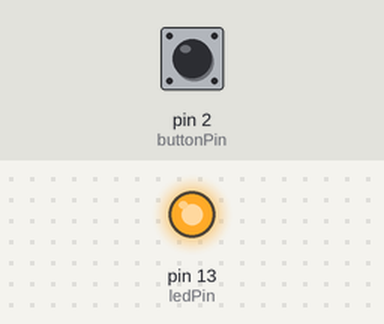
The sketch below on a simulated Arduino Uno, built with avr-gcc and run on an emulated ATmega328P. Parts: output pins drawn as LEDs (lit = HIGH). The inputs (shaded band) are chosen by the test bench; at power-on: pin 2 (buttonPin) HIGH.

Above: at 1.2 s.
1.3 s: pin 2 (buttonPin) pulled LOW for 0.15 s
At 2.2 s:
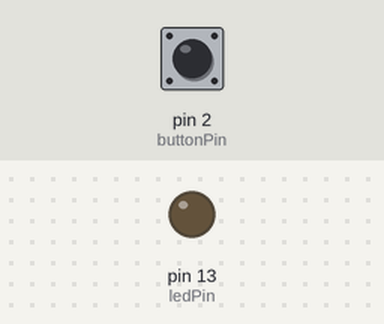
2.9 s: pin 2 (buttonPin) pulled LOW for 1 s
At 3.5 s:
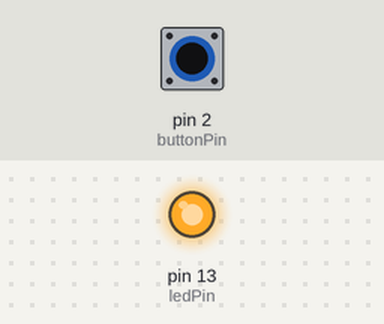
5.4 s: pin 2 (buttonPin) pulled LOW for 3.2 s
At 6.8 s:
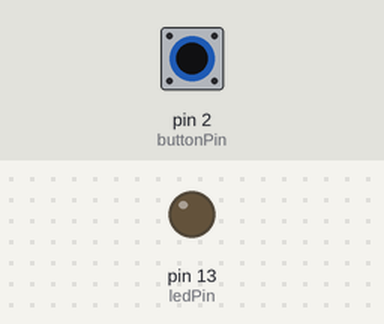
Timing chart, 0 to 8.9 s (numbered marks = the images above; inputs shaded):
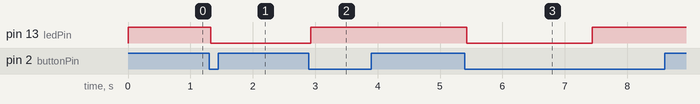

The sketch:

button.ino
```cpp
#include "timer.h"
#include "fsm_button.h"
#include "button_reading.h"

void setup()
{
  pinMode(ledPin, OUTPUT);
  pinMode(buttonPin, INPUT_PULLUP);
  digitalWrite(ledPin, LOW);
}

void loop() {
  button_reading();
  fsm_for_button();
  delay(10);
}
```

button_reading.cpp
```cpp
#include "button_reading.h"
#include "timer.h"
#include "Arduino.h"

#define DURATION_FOR_AUTO_INCREASING     2000/TIMER_CYCLE
#define DURATION_FOR_AUTO_CHANGE       2000/TIMER_CYCLE

int buttonBuffer;
int buttonState1;
int buttonState2;
int buttonState3;

int counterForButtonPress2s;
int flagForButtonPress2s;

int counterAutoChange = DURATION_FOR_AUTO_CHANGE;
int flagForAutoChange;

void button_reading(void){
    buttonState3 = buttonState2;
    buttonState2 = buttonState1;

    buttonState1 = digitalRead(buttonPin);

    if(buttonState1 == buttonState2 && buttonState2 == buttonState3){
      buttonBuffer = buttonState1;
    }
    if(buttonBuffer == LOW){
        if(counterForButtonPress2s < DURATION_FOR_AUTO_INCREASING){
          counterForButtonPress2s++;
        }
        else {
          flagForButtonPress2s = 1;
          counterAutoChange++;
          if(counterAutoChange >= DURATION_FOR_AUTO_CHANGE){
            flagForAutoChange = 1;
            counterAutoChange = 0;
          }
        }
      } else {
        counterForButtonPress2s = 0;
        flagForButtonPress2s = 0;

        counterAutoChange = DURATION_FOR_AUTO_CHANGE;
        flagForAutoChange = 0;
      }
}

bool is_button_pressed(){
  return (buttonBuffer == LOW);
}

bool is_button_pressed_2s(){
  return (flagForButtonPress2s == 1);
}

bool is_auto_change(){
  return (flagForAutoChange == 1);
}

void reset_flag_auto_change(){
  flagForAutoChange = 0;
}
```

button_reading.h
```cpp
#ifndef button_reading_h
#define button_reading_h

#define buttonPin 2

void button_reading();

bool is_button_pressed();

bool is_button_pressed_2s();

bool is_auto_change();

void reset_flag_auto_change();

#endif
```

fsm_button.cpp
```cpp
#include "fsm_button.h"
#include "button_reading.h"
#include "Arduino.h"
enum state{BUTTON_RELEASED, BUTTON_PRESSED, BUTTON_PRESSED_MORE_THAN_2_SECOND} ;

int ledState = LOW;

enum state stateButton = BUTTON_RELEASED;
void fsm_for_button( void ) {
  switch(stateButton){
    case BUTTON_RELEASED:
      if(is_button_pressed()){
        ledState = !ledState;
        digitalWrite(ledPin, ledState);
        stateButton = BUTTON_PRESSED;
      }
      break;
    case BUTTON_PRESSED:
      if(!is_button_pressed()){
        stateButton = BUTTON_RELEASED;
      }
      else {
        if(is_button_pressed_2s()){
          stateButton = BUTTON_PRESSED_MORE_THAN_2_SECOND;
        }
      }
      break;
    case BUTTON_PRESSED_MORE_THAN_2_SECOND:
      if(!is_button_pressed()){
        stateButton = BUTTON_RELEASED;
      }
      else{
        if(is_auto_change()){
          ledState = !ledState;
          digitalWrite(ledPin, ledState);
          reset_flag_auto_change();
          stateButton = BUTTON_PRESSED_MORE_THAN_2_SECOND;
        }
      }
      break;
    default:
      break;
  }
}
```

fsm_button.h
```cpp
#ifndef fsm_button_h
#define fsm_button_h

#define ledPin  13

void fsm_for_button();

#endif
```

timer.cpp
```cpp
#include "timer.h"

int timer0_counter = 0;
int timer0_flag = 0;

void setTimer0(int duration){
  timer0_counter = duration / TIMER_CYCLE ;
  timer0_flag = 0;
}

void timerRun( void ){
  if( timer0_counter > 0){
    timer0_counter --;
    if ( timer0_counter == 0) timer0_flag = 1;
   }
}
```

timer.h
```cpp
#ifndef timer_h
#define timer_h

#define TIMER_CYCLE  10

extern int timer0_flag;
extern int timer0_counter;

void setTimer0(int);

void timerRun(void);

#endif
```

Measured:
- after the input at 1.3 s, pin 13 (ledPin): HIGH → LOW at once
- after the input at 2.9 s, pin 13 (ledPin): LOW → HIGH at once
- after the input at 5.4 s, pin 13 (ledPin): HIGH → LOW at once, → HIGH 2.0 s later
